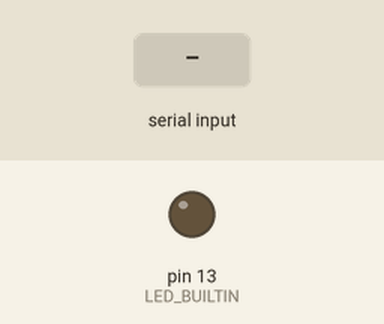
A sketch run on a simulated Arduino Uno, built with avr-gcc and run on an emulated ATmega328P. On the bench: output pins drawn as LEDs (lit = HIGH). Dashed ring = blinking. The test bench sets the inputs (shaded band).

Above: at 1.2 s.
1.3 s: "1" received over Serial
At 1.9 s:
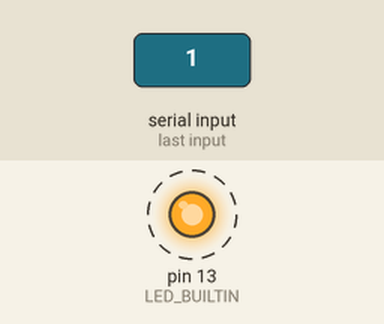
Timing chart, 0 to 10.3 s (numbered marks = the images above; inputs shaded):
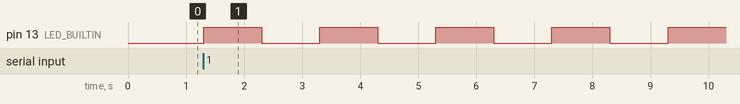

The sketch:

connecttesttwoa.ino
```cpp
int usbnumber = 0;


void setup() {
  // put your setup code here, to run once:
  Serial.begin(9600);
  pinMode(LED_BUILTIN, OUTPUT);
}

void loop() {
  // put your main code here, to run repeatedly:

  if (Serial.available() > 0) {
    usbnumber = Serial.read();
  }

  if (usbnumber == '1') {

    for (int i=0; i<4; i++) {
    digitalWrite(LED_BUILTIN, HIGH);
    delay(1000);
    digitalWrite(LED_BUILTIN, LOW);
    delay(1000);
    }
  }

}
```

Measured:
- after the input at 1.3 s, pin 13 (LED_BUILTIN): alternates HIGH for 1.0 s and LOW for 1.0 s, starting at once
